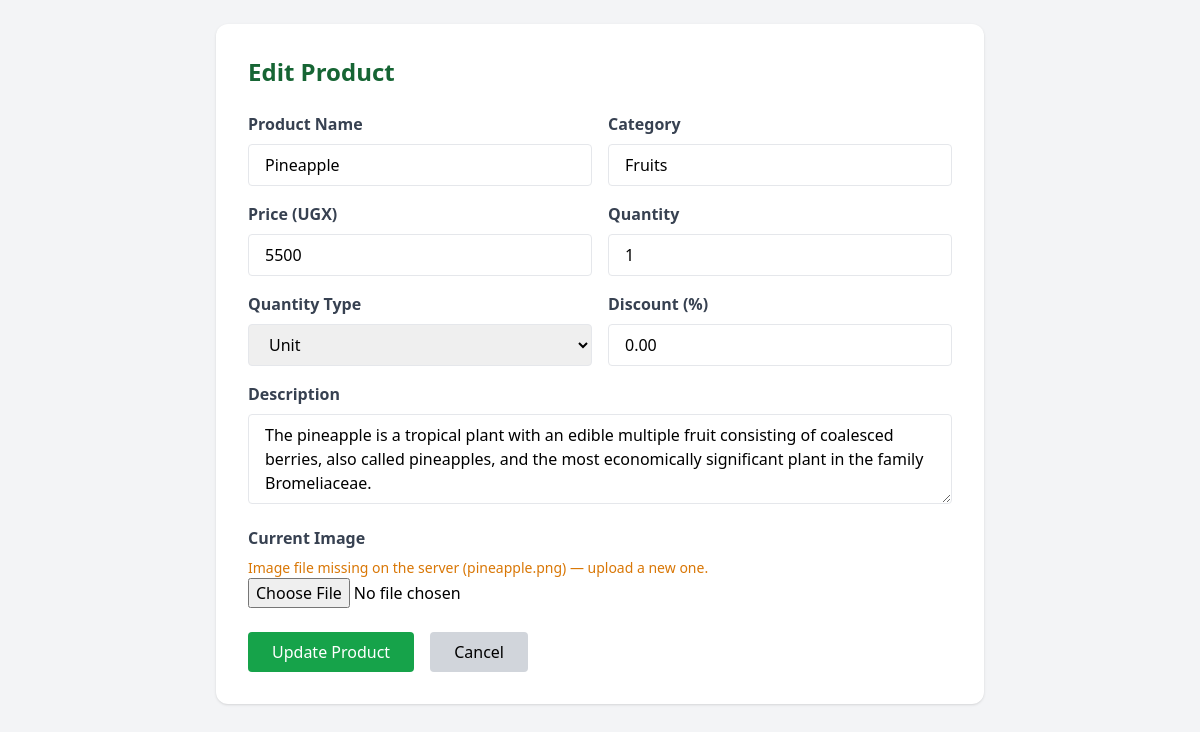
The app's page /admin/edit-product.php?id=9 (signed in) with its own data.
### tables this page shows
CREATE TABLE `items` (
  `id` int(100) NOT NULL AUTO_INCREMENT,
  `name` varchar(100) NOT NULL,
  `category` varchar(100) NOT NULL,
  `description` text NOT NULL,
  `price` varchar(50) NOT NULL,
  `quantity` varchar(11) NOT NULL,
  `quantitytype` varchar(50) NOT NULL,
  `image` varchar(200) NOT NULL,
  `discount` decimal(5,2) DEFAULT 0.00,
  `homepage` varchar(10) NOT NULL DEFAULT 'NO',
  `offer` varchar(50) NOT NULL DEFAULT 'NO',
  `freshness_date` date DEFAULT NULL,
  `stock_qty` int(11) NOT NULL DEFAULT 999,
  `weekly_deal` enum('YES','NO') NOT NULL DEFAULT 'NO',
  PRIMARY KEY (`id`)
);

### includes/storage.php (called while the page is built, shortened)
<?php
function storageBucket() {
    return (string)env('GCS_BUCKET', '');
}
function storageIsRemote() {
    return storageBucket() !== '';
}
function storageLocalPath($objectPath) {
    return dirname(__DIR__) . '/uploads/' . $objectPath;
}
function storagePathIsSafe($objectPath) {
    return (bool)preg_match('#^[A-Za-z0-9._/-]+$#', $objectPath);
}
function storageExists($objectPath) {
    if (!storageIsRemote()) {
        return is_file(storageLocalPath($objectPath));
    }
    static $seen = [];
    $ch = curl_init('https://storage.googleapis.com/storage/v1/b/' . rawurlencode(storageBucket())
        . '/o/' . rawurlencode($objectPath) . '?fields=name');
    $code = curl_getinfo($ch, CURLINFO_HTTP_CODE);
    return $seen[$objectPath] = ($code === 200);
}

### includes/env.php (called while the page is built, shortened)
<?php
function afamfresh_env_vars() {
    static $vars = null;
    if ($vars !== null) {
        return $vars;
    }
    $candidates = [];
    $override = getenv('AFAMFRESH_ENV_FILE');
    $candidates[] = dirname(__DIR__) . '/env.yaml';
    $vars = [];
    return $vars;
}
function env($key, $default = null) {
    $fromEnv = getenv($key);
    $vars = afamfresh_env_vars();
    return $default;
}

### includes/product_image.php (called while the page is built, shortened)
<?php
function productImageRelPath($image) {
    require_once __DIR__ . '/storage.php';
    return null;
}
function productImageUrl($image) {
    $rel = productImageRelPath($image);
    if ($rel === null) return null;
    require_once __DIR__ . '/storage.php';
    return storageUrl($rel);
}

### admin/edit-product.php (the view, shortened to what this page needs)
<?php
require_once __DIR__ . '/../includes/product_image.php';
$id = intval($_GET['id'] ?? 0);
$stmt = $dbh->prepare("SELECT * FROM items WHERE id = ?");
$stmt->execute([$id]);
$product = $stmt->fetch(PDO::FETCH_ASSOC);
?>
<!DOCTYPE html>
<html lang="en">
<head>
    <script src="https://cdn.tailwindcss.com"></script>
</head>
<body class="bg-gray-100 p-6">
    <div class="max-w-3xl mx-auto bg-white p-8 rounded-xl shadow">
        <h1 class="text-2xl font-bold text-green-800 mb-6">Edit Product</h1>
        <form method="POST" enctype="multipart/form-data">
            <div class="grid grid-cols-1 md:grid-cols-2 gap-4">
                <div>
                    <label class="block text-gray-700 font-bold mb-2">Product Name</label>
                    <input type="text" name="name" value="<?= htmlspecialchars($product['name']) ?>" class="w-full px-4 py-2 border rounded" required>
                </div>
                <div>
                    <label class="block text-gray-700 font-bold mb-2">Category</label>
                    <input type="text" name="category" value="<?= htmlspecialchars($product['category']) ?>" class="w-full px-4 py-2 border rounded" required>
                </div>
                <div>
                    <label class="block text-gray-700 font-bold mb-2">Price (UGX)</label>
                    <input type="number" name="price" step="0.01" value="<?= $product['price'] ?>" class="w-full px-4 py-2 border rounded" required>
                </div>
                <div>
                    <label class="block text-gray-700 font-bold mb-2">Quantity</label>
                    <input type="number" name="quantity" value="<?= $product['quantity'] ?>" class="w-full px-4 py-2 border rounded">
                </div>
                <div>
                    <label class="block text-gray-700 font-bold mb-2">Quantity Type</label>
                    <select name="quantitytype" class="w-full px-4 py-2 border rounded">
                        <?php foreach (['Kg','Grams','Unit','Packet','ml'] as $opt): ?>
                            <option <?= $opt == $product['quantitytype'] ? 'selected' : '' ?>><?= $opt ?></option>
                        <?php endforeach; ?>
                    </select>
                </div>
                <div>
                    <label class="block text-gray-700 font-bold mb-2">Discount (%)</label>
                    <input type="number" name="discount" step="0.01" value="<?= $product['discount'] ?>" class="w-full px-4 py-2 border rounded">
                </div>
                <div class="md:col-span-2">
                    <label class="block text-gray-700 font-bold mb-2">Description</label>
                    <textarea name="description" rows="3" class="w-full px-4 py-2 border rounded"><?= htmlspecialchars($product['description']) ?></textarea>
                </div>
                <div class="md:col-span-2">
                    <label class="block text-gray-700 font-bold mb-2">Current Image</label>
                    <?php $imgPath = productImageUrl($product['image']); ?>
                    <?php if ($imgPath): ?>
                        <img src="<?= htmlspecialchars($imgPath) ?>" class="w-24 h-24 object-cover rounded mb-2">
                    <?php elseif ($product['image']): ?>
                        <p class="text-amber-600 text-sm">Image file missing on the server (<?= htmlspecialchars($product['image']) ?>) — upload a new one.</p>
                    <?php else: ?>
                        <p class="text-gray-400">No image</p>
                    <?php endif; ?>
                    <input type="file" name="image" accept="image/*" class="w-full">
                </div>
            </div>
            <div class="mt-6 flex gap-4">
                <button type="submit" class="bg-green-600 hover:bg-green-700 text-white px-6 py-2 rounded">Update Product</button>
                <a href="products.php" class="bg-gray-300 hover:bg-gray-400 px-6 py-2 rounded">Cancel</a>
            </div>
        </form>
    </div>
</body>
</html>

### records on screen
items: name "Pineapple", category "Fruits", price "5500", quantity "1", quantitytype "Unit", discount "0.00", description "The pineapple is a tropical plant with an edible multiple fruit consisting of coalesced berries, also called pineapples, and the most economically significant plant in the family Bromeliaceae.", image "pineapple.png"
